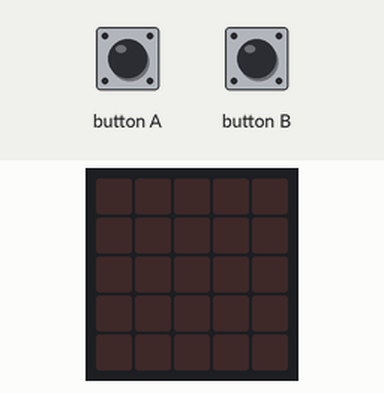
Simulated run of this program. Board: BBC micro:bit (MakeCode). Parts: the board's 5×5 LED display. Inputs (shaded band) come from the test bench.

Above: at 1.2 s.
1.3 s: button B pressed for 0.15 s
At 3.8 s:
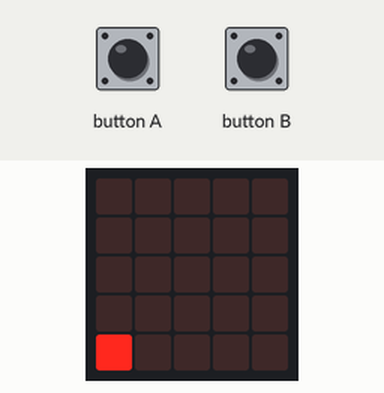
6.7 s: button A pressed for 0.15 s
At 7.2 s:
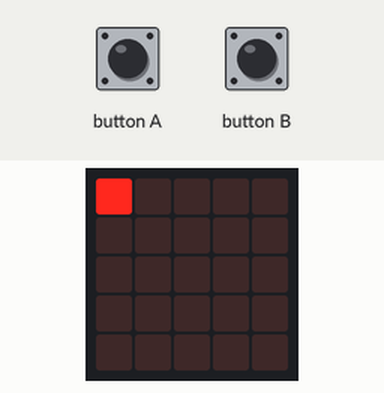
9.8 s: button A pressed 2 times (0.12 s each, 0.3 s apart)
At 10.8 s:
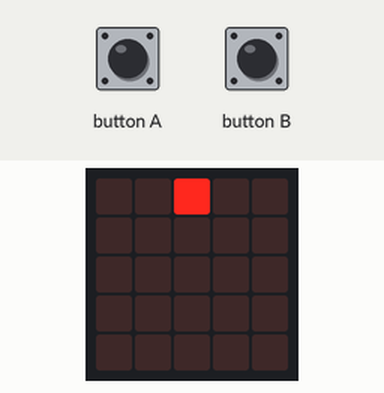
Timing chart, 0 to 12.8 s (numbered marks = the images above; inputs shaded):
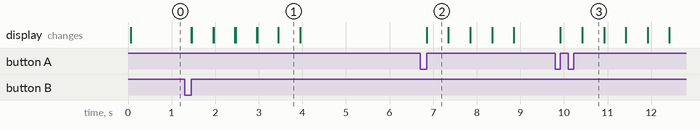

Measured:
- after the input at 1.3 s, the display: first changes after 0.15 s (image 1 shows a later state)
- after the input at 6.7 s, the display: changes after 0.15 s (image 2)
- after the input at 9.8 s, the display: first changes after 0.12 s (image 3 shows a later state)
- what the display in image 1 shows lasts 0.5 s, from 3.5 s to 4.0 s

The program:

main.ts
```typescript
let x_value = 0
let Y_VALUE = 0
input.onButtonPressed(Button.A, function () {
    x_value = 0
    while (x_value <= 4) {
        led.toggle(x_value, 0)
        basic.pause(500)
        basic.clearScreen()
        x_value += 1
    }
})
input.onButtonPressed(Button.B, function () {
    Y_VALUE = 0
    while (4 >= Y_VALUE) {
        led.toggle(0, Y_VALUE)
        basic.pause(500)
        basic.clearScreen()
        Y_VALUE += 1
    }
})
basic.forever(function () {
    if (input.buttonIsPressed(Button.A)) {
        basic.clearScreen()
        led.toggle(x_value, 0)
        basic.pause(500)
        x_value += 1
    }
    if (4 > Y_VALUE) {
        basic.clearScreen()
        x_value += 1
        led.toggle(x_value, 0)
    }
})
```

test.ts
```typescript
// 在這裡測試；當此封包作為擴充功能時，將不會編譯此內容。
```
